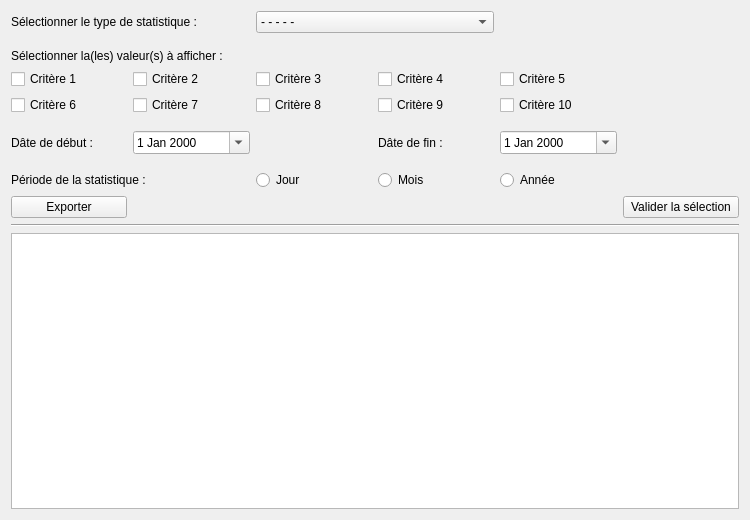
<?xml version="1.0" encoding="UTF-8"?>
<ui version="4.0">
 <class>F_PlusDeStatistiques</class>
 <widget class="QMainWindow" name="F_PlusDeStatistiques">
  <property name="geometry">
   <rect>
    <x>0</x>
    <y>0</y>
    <width>750</width>
    <height>520</height>
   </rect>
  </property>
  <property name="windowTitle">
   <string>StatistiqueFenetre</string>
  </property>
  <widget class="QWidget" name="Widget">
   <layout class="QGridLayout" name="gridLayout_3">
    <item row="0" column="0">
     <layout class="QGridLayout" name="GL">
      <item row="0" column="0" colspan="2">
       <widget class="QLabel" name="label">
        <property name="text">
         <string>Sélectionner le type de statistique :</string>
        </property>
       </widget>
      </item>
      <item row="2" column="0" colspan="3">
       <widget class="QLabel" name="label_2">
        <property name="text">
         <string>Sélectionner la(les) valeur(s) à afficher :</string>
        </property>
       </widget>
      </item>
      <item row="3" column="0">
       <widget class="QCheckBox" name="ChBx_C1">
        <property name="text">
         <string>Critère 1</string>
        </property>
       </widget>
      </item>
      <item row="4" column="0">
       <widget class="QCheckBox" name="ChBx_C6">
        <property name="text">
         <string>Critère 6</string>
        </property>
       </widget>
      </item>
      <item row="6" column="0">
       <widget class="QLabel" name="label_4">
        <property name="text">
         <string>Dâte de début :</string>
        </property>
       </widget>
      </item>
      <item row="8" column="0" colspan="2">
       <widget class="QLabel" name="label_3">
        <property name="text">
         <string>Période de la statistique :</string>
        </property>
       </widget>
      </item>
      <item row="1" column="0">
       <spacer name="VS">
        <property name="orientation">
         <enum>Qt::Vertical</enum>
        </property>
        <property name="sizeType">
         <enum>QSizePolicy::Fixed</enum>
        </property>
        <property name="sizeHint" stdset="0">
         <size>
          <width>0</width>
          <height>10</height>
         </size>
        </property>
       </spacer>
      </item>
      <item row="5" column="0">
       <spacer name="VS2">
        <property name="orientation">
         <enum>Qt::Vertical</enum>
        </property>
        <property name="sizeType">
         <enum>QSizePolicy::Fixed</enum>
        </property>
        <property name="sizeHint" stdset="0">
         <size>
          <width>20</width>
          <height>10</height>
         </size>
        </property>
       </spacer>
      </item>
      <item row="7" column="0">
       <spacer name="VS3">
        <property name="orientation">
         <enum>Qt::Vertical</enum>
        </property>
        <property name="sizeType">
         <enum>QSizePolicy::Fixed</enum>
        </property>
        <property name="sizeHint" stdset="0">
         <size>
          <width>20</width>
          <height>10</height>
         </size>
        </property>
       </spacer>
      </item>
      <item row="3" column="1">
       <widget class="QCheckBox" name="ChBx_C2">
        <property name="enabled">
         <bool>true</bool>
        </property>
        <property name="text">
         <string>Critère 2</string>
        </property>
       </widget>
      </item>
      <item row="3" column="2">
       <widget class="QCheckBox" name="ChBx_C3">
        <property name="text">
         <string>Critère 3</string>
        </property>
       </widget>
      </item>
      <item row="3" column="3">
       <widget class="QCheckBox" name="ChBx_C4">
        <property name="text">
         <string>Critère 4</string>
        </property>
       </widget>
      </item>
      <item row="3" column="4">
       <widget class="QCheckBox" name="ChBx_C5">
        <property name="text">
         <string>Critère 5</string>
        </property>
       </widget>
      </item>
      <item row="4" column="1">
       <widget class="QCheckBox" name="ChBx_C7">
        <property name="text">
         <string>Critère 7</string>
        </property>
       </widget>
      </item>
      <item row="4" column="2">
       <widget class="QCheckBox" name="ChBx_C8">
        <property name="text">
         <string>Critère 8</string>
        </property>
       </widget>
      </item>
      <item row="4" column="3">
       <widget class="QCheckBox" name="ChBx_C9">
        <property name="text">
         <string>Critère 9</string>
        </property>
       </widget>
      </item>
      <item row="4" column="4">
       <widget class="QCheckBox" name="ChBx_C10">
        <property name="text">
         <string>Critère 10</string>
        </property>
       </widget>
      </item>
      <item row="6" column="1">
       <widget class="QDateEdit" name="DtE_Debut">
        <property name="calendarPopup">
         <bool>true</bool>
        </property>
       </widget>
      </item>
      <item row="6" column="3">
       <widget class="QLabel" name="label_5">
        <property name="text">
         <string>Dâte de fin :</string>
        </property>
       </widget>
      </item>
      <item row="6" column="4">
       <widget class="QDateEdit" name="DtE_Fin">
        <property name="calendarPopup">
         <bool>true</bool>
        </property>
       </widget>
      </item>
      <item row="8" column="2">
       <widget class="QRadioButton" name="Rbt_Jour">
        <property name="text">
         <string>Jour</string>
        </property>
       </widget>
      </item>
      <item row="8" column="3">
       <widget class="QRadioButton" name="Rbt_Mois">
        <property name="text">
         <string>Mois</string>
        </property>
       </widget>
      </item>
      <item row="8" column="4">
       <widget class="QRadioButton" name="RBt_Annee">
        <property name="text">
         <string>Année</string>
        </property>
       </widget>
      </item>
      <item row="11" column="0" colspan="6">
       <widget class="QTableWidget" name="TbW_Stat"/>
      </item>
      <item row="0" column="2" colspan="2">
       <widget class="QComboBox" name="CBx_Stat">
        <item>
         <property name="text">
          <string>- - - - -</string>
         </property>
        </item>
       </widget>
      </item>
      <item row="9" column="5">
       <widget class="QPushButton" name="Bt_Valider">
        <property name="text">
         <string>Valider la sélection</string>
        </property>
       </widget>
      </item>
      <item row="10" column="0" colspan="6">
       <widget class="Line" name="Line">
        <property name="orientation">
         <enum>Qt::Horizontal</enum>
        </property>
       </widget>
      </item>
      <item row="9" column="0">
       <widget class="QPushButton" name="Bt_Exporter">
        <property name="text">
         <string>Exporter</string>
        </property>
       </widget>
      </item>
     </layout>
    </item>
   </layout>
  </widget>
 </widget>
 <layoutdefault spacing="6" margin="11"/>
 <resources/>
 <connections/>
</ui>
